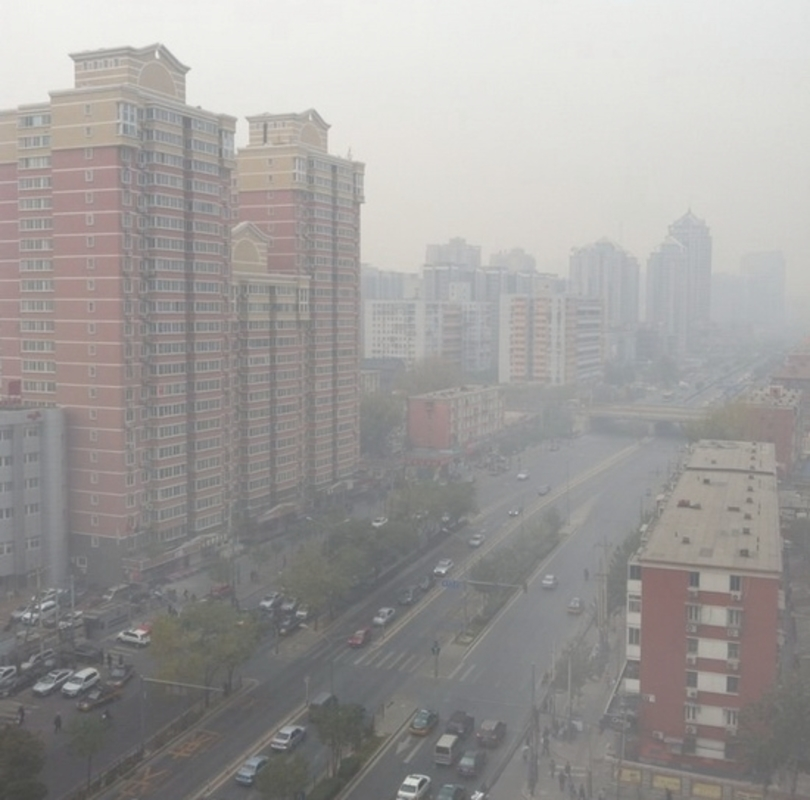
#> input picture inputs/test_image.jpg, 810 x 800 px
$ python 3c.py
#> lines starting #> are read from the running program, lines starting #| are printed output that depends on the picture
#> further down, img_rgb is the input picture: shape (800, 810, 3); mean B, G, R 155, 156.7, 159.1
from skimage.color import rgb2lab,rgb2gray,lab2rgb
import numpy as np
import cv2

def three_c(img_rgb):


    img_lab = rgb2lab(img_rgb)
#> img_lab: shape (800, 810, 3) float64; mean of channels 0, 1, 2 64.2, -0.1, -1.4
    img_gray = rgb2gray(img_rgb)
    img_gray[img_gray > 216] = 0
    img_gray[img_gray <= 216] = 1
#> img_gray: shape (800, 810) float64; every value is 1

    gray_gauss = cv2.GaussianBlur(img_gray,(0,0),5)
#> gray_gauss: shape (800, 810) float64; every value is 1
    ch1,ch2,ch3 = cv2.split(img_lab)
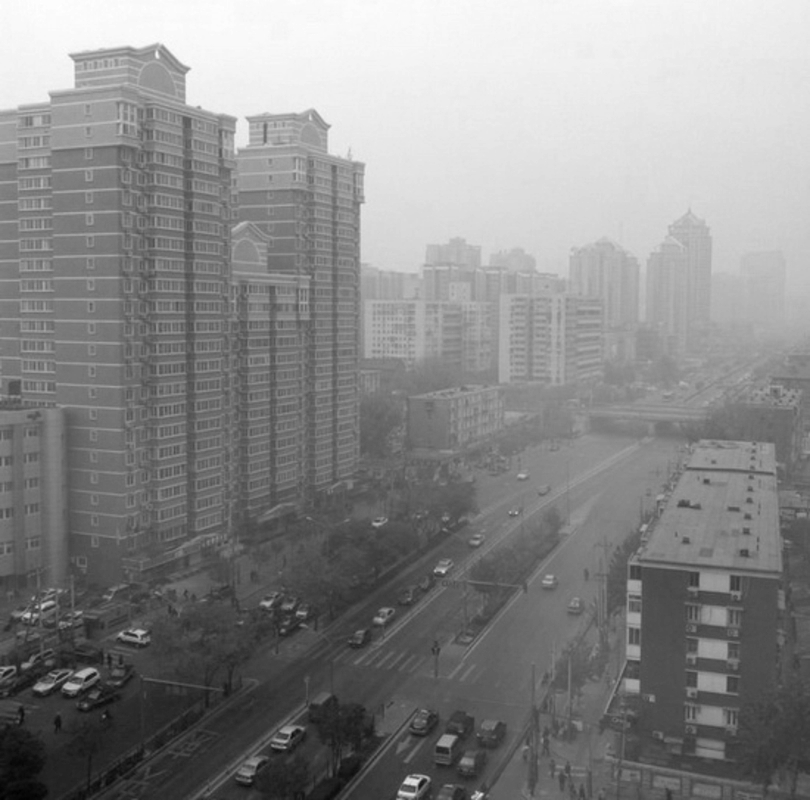
#> ch1: shape (800, 810) float64; min 27.79, max 95.45, mean 64.2; drawn with min black and max white
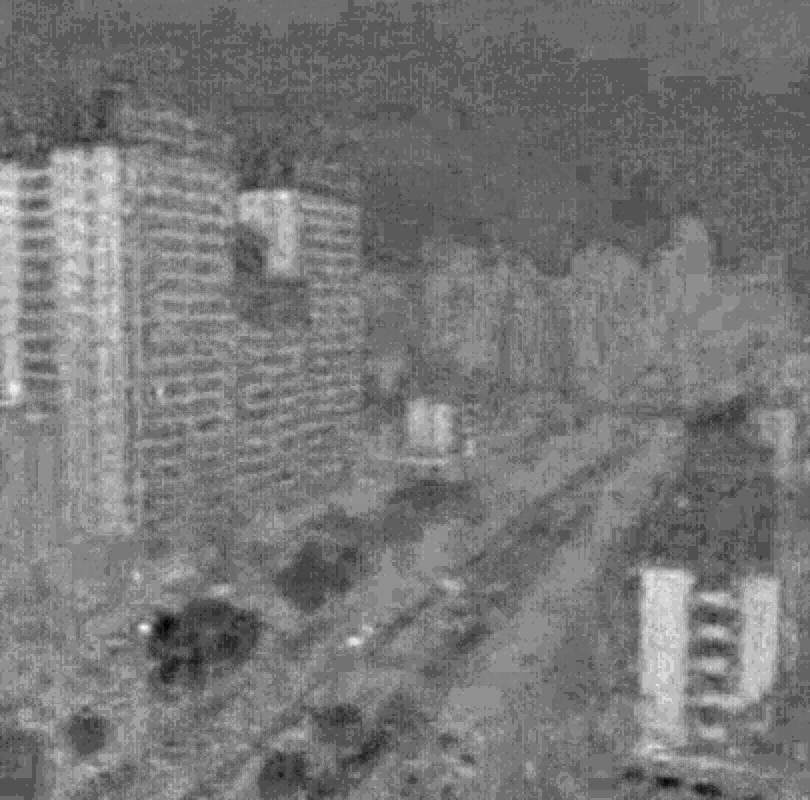
#> ch2: shape (800, 810) float64; min -7.14, max 7.82, mean -0.11; drawn with min black and max white
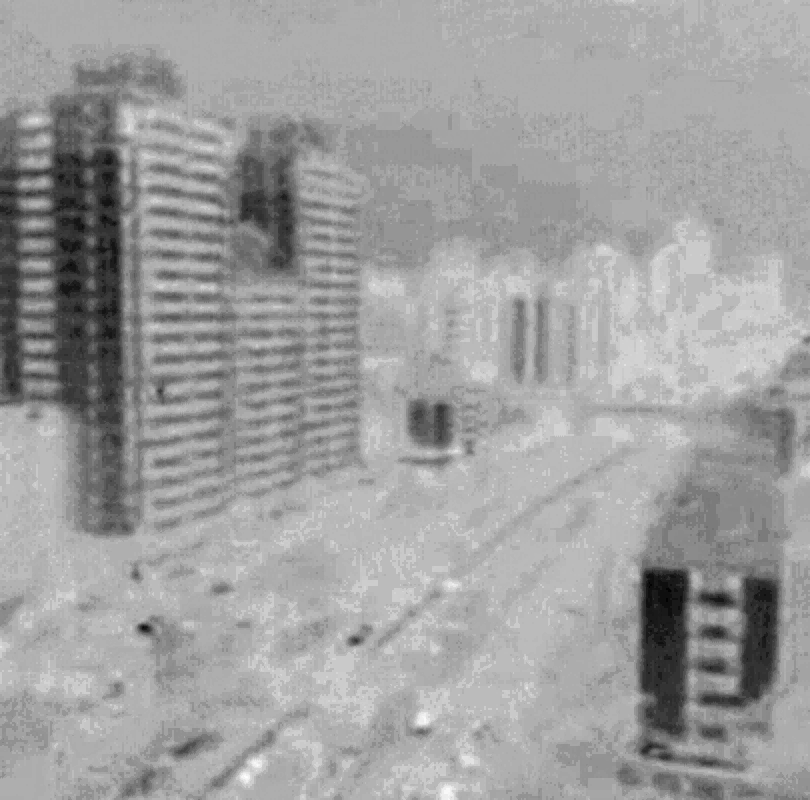
#> ch3: shape (800, 810) float64; min -15.65, max 7.11, mean -1.45; drawn with min black and max white
    ch2_gauss = cv2.GaussianBlur(ch2,(0,0),100)
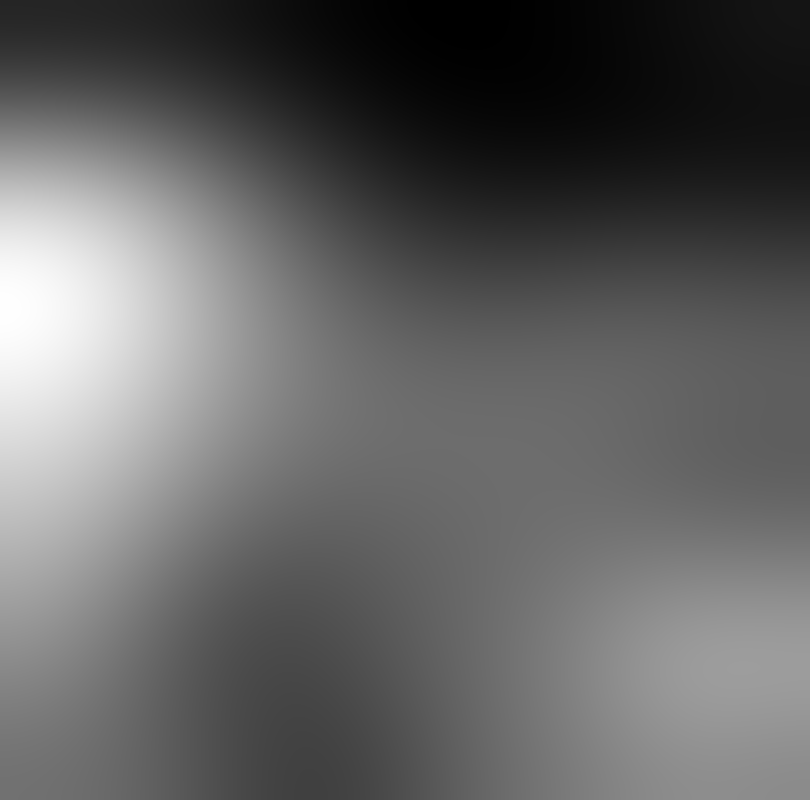
#> ch2_gauss: shape (800, 810) float64; min -1.22, max 1.63, mean -0.109; drawn with min black and max white
    img_lab[:,:,1]=np.subtract(ch2,np.multiply(gray_gauss,ch2_gauss))
#> img_lab: shape (800, 810, 3) float64; mean of channels 0, 1, 2 64.2, 0, -1.4

    ch3_gauss = cv2.GaussianBlur(ch3,(0,0),100)
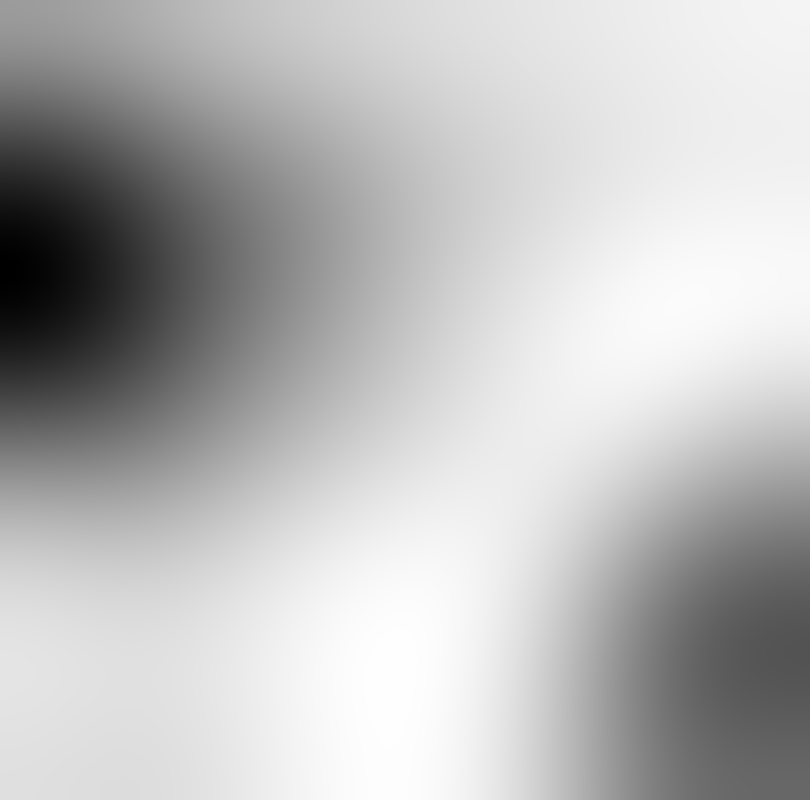
#> ch3_gauss: shape (800, 810) float64; min -6.32, max 0.311, mean -1.45; drawn with min black and max white
    img_lab[:,:,2]=np.subtract(ch3,np.multiply(gray_gauss,ch3_gauss))
#> img_lab: shape (800, 810, 3) float64; mean of channels 0, 1, 2 64.2, 0, 0

    new=lab2rgb(img_lab)
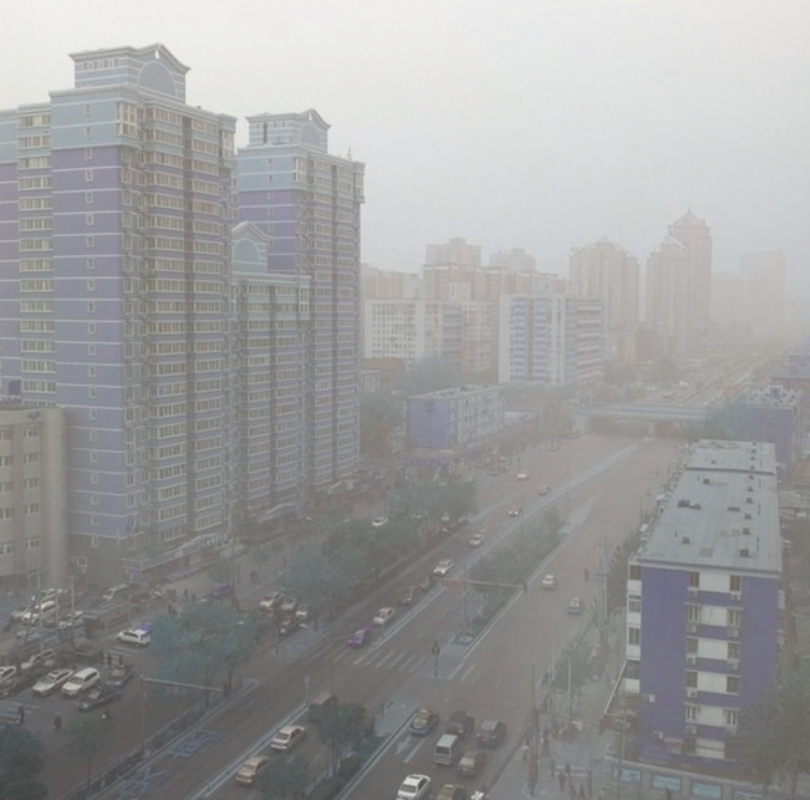
#> new: shape (800, 810, 3) float64; mean R, G, B 0.614, 0.614, 0.614

    return 255*new

if __name__ == '__main__':

    img_rgb= cv2.imread("../inputs/test_image.jpg")
    compensated_image = three_c(img_rgb)
    cv2.imwrite("../results/result.png",compensated_image)
